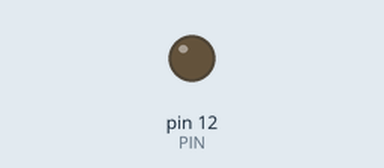
Recording of a sketch running on a simulated Arduino Uno, built with avr-gcc and run on an emulated ATmega328P. Shown: output pins drawn as LEDs (lit = HIGH).

Above: at 2.5 s.
At 5.2 s:
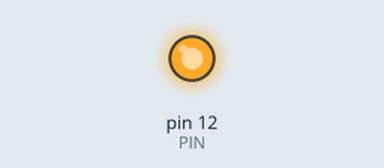
Timing chart, 0 to 7.2 s (numbered marks = the images above):
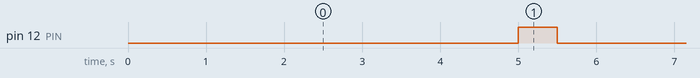

The sketch:

int_led.ino
```cpp
const int PIN=12;

void setup() {
  // put your setup code here, to run once:
  pinMode (PIN,OUTPUT); // pin 3 salida.


}

void loop() {
  // put your main code here, to run repeatedly:
  digitalWrite(PIN,LOW); //lo ponemos en modo  bajo
  delay(5000);

  digitalWrite(PIN,HIGH); // lo ponemos en modo alto
  delay(500);

}
```

Measured:
- by itself, pin 12 (PIN): alternates HIGH for 0.50 s and LOW for 5.0 s
